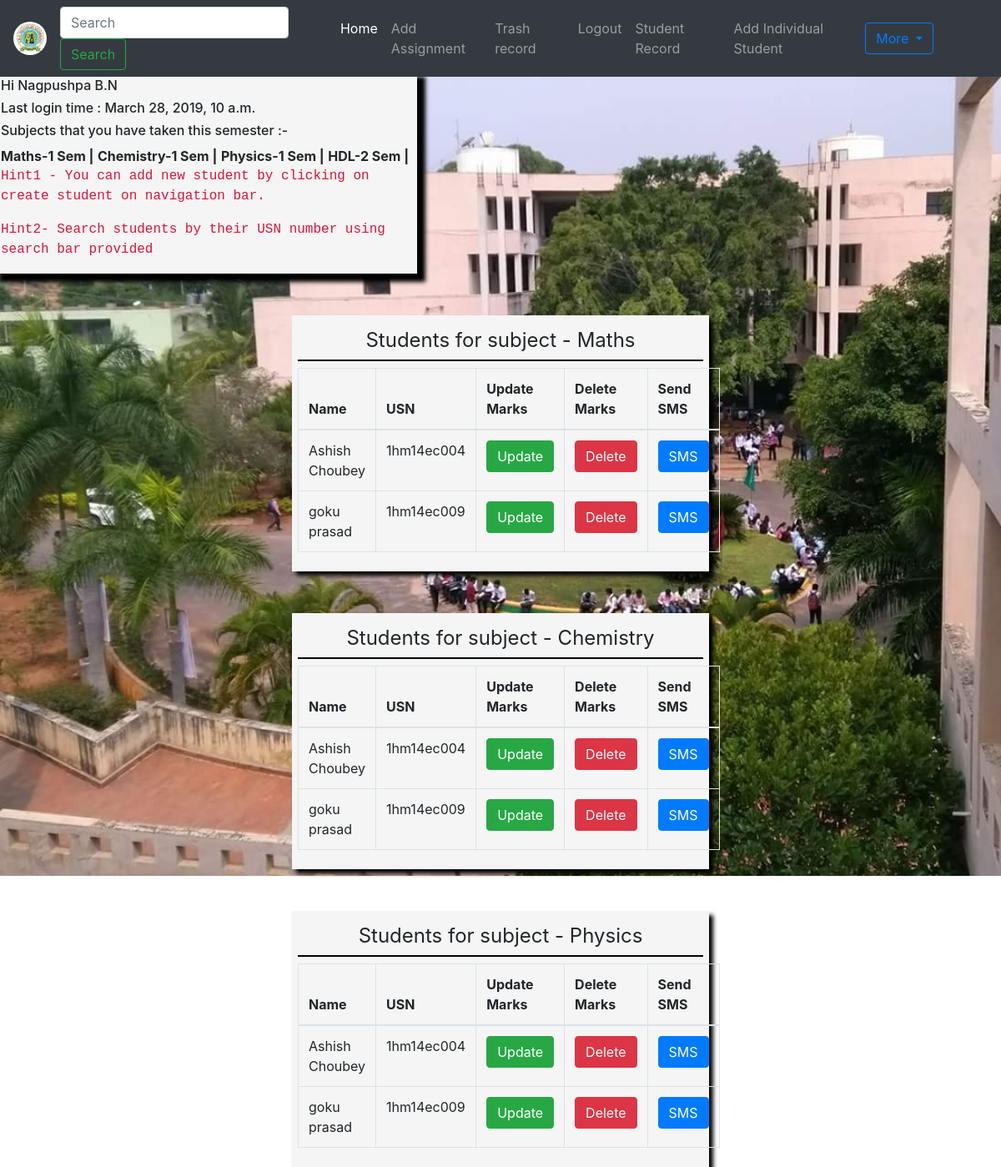
Page /professor-page/ (signed in) on the committed database.
### college/models.py (models this page shows, shortened)
class SemesterSub(models.Model):
    semester = models.ForeignKey(Semester, on_delete=models.CASCADE)
    subject = models.OneToOneField(Subject, on_delete=models.CASCADE)
    professor = models.ForeignKey(Professor, on_delete=models.CASCADE, null=True, blank=True)

class Subject(models.Model):
    subject = models.CharField(max_length=15, null=False, unique=True)
    total_marks = models.IntegerField(default=0)
    total_classes = models.IntegerField(blank=True, null=True, default=0)
    def __str__(self):
        return self.subject

class Semester(models.Model):
    semester = models.CharField(max_length=1, null=False, unique=True)

class Submarks(models.Model):
    subject = models.ForeignKey(SemesterSub, on_delete=models.CASCADE)
    student = models.ForeignKey(Student, on_delete=models.CASCADE)
    I = models.IntegerField(blank=True, null=True, default=0)
    II = models.IntegerField(blank=True, null=True, default=0)
    III = models.IntegerField(blank=True, null=True, default=0)
    attendence = models.IntegerField(blank=True, null=True, default=0)

class Student(models.Model):
    name = models.OneToOneField(User, on_delete=models.CASCADE)
    usn = models.CharField(max_length=10, blank=False, null=True, unique=True)
    mobile = models.CharField(max_length=10, blank=False, null=True, unique=True)
    address = models.CharField(max_length=50, blank=False, null=True, unique=True)
    sem = models.ForeignKey(Semester, on_delete=models.CASCADE, null=True, blank=False)

### college/views.py (the view)
# urls.py: path('professor-page/', views.professor_display, name='professor-page'),
@login_required
def professor_display(request):
    if request.user.is_staff:
        s = Professor.objects.get(name=request.user)
        prof = SemesterSub.objects.filter(professor=s)
        student_list = []
        for subject in prof:
            student_list.append(Submarks.objects.filter(subject=subject))
        context = {
            'students': student_list,
            'prof': prof,
        }
        return render(request, 'college/students_particular.html', context)
    else:
        return HttpResponseRedirect(reverse('student-detail'))

### college/templates/college/students_particular.html (shortened to what this page needs)
{% extends 'college/base.html' %}
{% block content %}
    <div class="p-info">
        <h6>Hi {{ user.first_name }} {{ user.last_name }} </h6>
        <h6>Last login time : {{ user.last_login }} </h6>
        <h6>Subjects that you have taken this semester :-</h6>
        {% for p in prof %}
            <strong>{{ p.subject.subject }}-{{ p.semester.semester }} Sem |</strong>
        {% endfor %}
        <p>Hint1 - You can add new student by
            clicking on
            create student on navigation bar.
        </p>
        <p>Hint2- Search students by their USN number using search bar provided </p>
    </div>
    {% for student in students %}
        {% if student %}
            <div class="student-add">
                <legend class="professor-rate">Students for subject - {{ student.first.subject.subject }}</legend>
                <table class="table table-bordered table-responsive-sm">
                    <thead>
                    <tr>
                        <th>Name</th>
                        <th>USN</th>
                        <th>Update Marks</th>
                        <th>Delete Marks</th>
                        <th>Send SMS</th>
                    </tr>
                    </thead>
                    <tbody>
                    {% for s in student %}
                        <tr>
                            <td>{{ s.student.name.first_name }} {{ s.student.name.last_name }}</td>
                            <td>{{ s.student.usn }}</td>
                            <td><a class="btn btn-success" href="{% url 'update-student' s.id %}">Update</a>
                            <td><a class="btn btn-danger" href="{% url 'delete-student' s.id %}">Delete</a>
                            <td><a class="btn btn-primary" href="{% url 'send-sms' s.id %}">SMS</a>
                            </td>
                        </tr>
                    {% endfor %}
                    </tbody>
                </table>
            </div>
        {% endif %}
    {% endfor %}
{% endblock %}

### college/templates/college/base.html (shortened to what this page needs)
<!doctype html>
{% load static %}
<html lang="en">
<head>
    <link rel="stylesheet" href="https://stackpath.bootstrapcdn.com/bootstrap/4.2.1/css/bootstrap.min.css"
>
    <link rel="stylesheet" href="{% static 'college/basic.css' %}">
</head>
<body>
<div class="row">
    <div class="col-sm-12">
        <nav class="navbar navbar-expand-lg navbar-dark bg-dark naving">
            <a class="navbar-brand" href="#">
                <img src="{% static 'college/1486471174c.jpg' %}" width="30" height="30"
                     class="d-inline-block align-top"
                     alt=""></a>
            <div class="collapse navbar-collapse" id="navbarSupportedContent">
                <form class="form-inline my-2 my-lg-0">
                    <input class="form-control mr-sm-2" type="search" placeholder="Search" aria-label="Search">
                    <button class="btn btn-outline-success my-2 my-sm-0" type="submit">Search</button>
                </form>
                <ul class="navbar-nav mx-auto">
                    <li class="nav-item active">
                        <a class="nav-link" href="{% url 'index' %}">Home <span class="sr-only">(current)</span></a>
                    </li>
                    <li>
                        {% if user.is_staff %}
                            <a class="nav-link" href="{% url 'assignment-add' %}">Add Assignment</a>
                        {% endif %}
                    </li>
                    <li>
                        {% if user.is_staff %}
                            <a class="nav-link" href="{% url 'reset-confirmation' %}">Trash record</a>
                        {% endif %}
                    </li>
                    {% if user.is_authenticated %}
                        <li class="nav-item">
                            <a class="nav-link" href="{% url 'logout' %}">Logout</a>
                        </li>
                        <li>
                            {% if user.is_staff %}
                                <a class="nav-link" href="{% url 'professor-page' %}">Student Record</a>
                            {% else %}
                                <a class="nav-link" href="{% url 'student-detail' %}">My Results</a>
                            {% endif %}
                        </li>
                        <li>
                            {% if user.is_staff %}
                                <a class="nav-link addbutton" href="{% url 'student-add' %}">Add Individual Student</a>
                            {% else %}
                                <a class="nav-link" href="{% url 'professor-review' %}">Review Professor</a>
                            {% endif %}
                        </li>
                    {% else %}
                        <li class="nav-item">
                            <a class="nav-link" href="{% url 'login' %}">LogIn</a>
                        </li>
                    {% endif %}
                </ul>
                {% if user.is_staff %}
                    <div class="dropdown dstyle">
                        <button class="btn btn-outline-primary dropdown-toggle" type="button" data-toggle="dropdown">
                            More
                            </button>
                    </div>
                {% endif %}
            </div>
        </nav>
        {% block content %}
        {% endblock %}
    </div>
</div>
</body>
</html>

### college/static/college/basic.css (style rules this page uses)
body { background: url("1496123965FB_IMG_1495358397826.jpg") no-repeat fixed; background-size: 1400px; }
.navbar-brand img { border-radius: 50%; height: 40px; width: 40px; }
.dstyle { padding-right: 65px; transition-delay: 3s; }
.login-f, .student-reg, .student-add { border: 2px solid whitesmoke; padding: 5px; background: whitesmoke; box-shadow: 5px 5px 5px black; }
.student-add { width: 500px; margin-top: 50px; margin-left: 350px; text-align: justify-all; }
.p-info { background: whitesmoke; width: 500px; border: 1px solid whitesmoke; box-shadow: 5px 5px 5px 5px black; }
.professor-rate { border-bottom: 2px solid black; padding: 5px; text-align: center; }
.p-info p { font-family: "Courier New", Courier, monospace; text-align-all: justify; color: crimson; }

### rows in the picture
SemesterSub: subject.subject "Maths", semester.semester "1"
SemesterSub: subject.subject "Chemistry", semester.semester "1"
SemesterSub: subject.subject "Physics", semester.semester "1"
SemesterSub: subject.subject "HDL", semester.semester "2"
Submarks: first.subject.subject "Maths", student.name.first_name "Ashish", student.name.last_name "Choubey", student.usn "1hm14ec004"
Submarks: student.name.first_name "goku", student.name.last_name "prasad", student.usn "1hm14ec009"
Submarks: first.subject.subject "Chemistry", student.name.first_name "Ashish", student.name.last_name "Choubey", student.usn "1hm14ec004"
Submarks: student.name.first_name "goku", student.name.last_name "prasad", student.usn "1hm14ec009"
Submarks: first.subject.subject "Physics", student.name.first_name "Ashish", student.name.last_name "Choubey", student.usn "1hm14ec004"
Submarks: student.name.first_name "goku", student.name.last_name "prasad", student.usn "1hm14ec009"

### other values in the picture
{{ user.first_name }} "Nagpushpa"
{{ user.last_name }} "B.N"
{{ user.last_login }} "March 28, 2019, 10 a.m."
